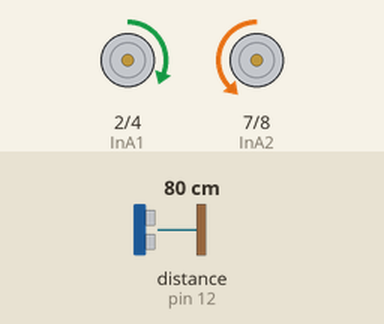
Bench run of a sketch on a simulated Arduino Uno, built with avr-gcc and run on an emulated ATmega328P. Parts: motor-driver pin pairs drawn as motors (green arrow = first pin HIGH = forward, orange = second pin HIGH = backward, longer = more drive, scaled by the enable pin). Wiring (inferred from the names in the program): ultrasonic range finder: trigger pin 11; echo pin 12. The test bench sets the inputs (shaded band); at power-on: distance to the obstacle (sensor on pin 12) 80 cm. The echo pulse lasts 58.3 µs per cm.

Above: at 1.2 s.
1.3 s: distance to the obstacle (sensor on pin 12) set to 38 cm
2.8 s: distance to the obstacle (sensor on pin 12) set to 31 cm
At 4.8 s:
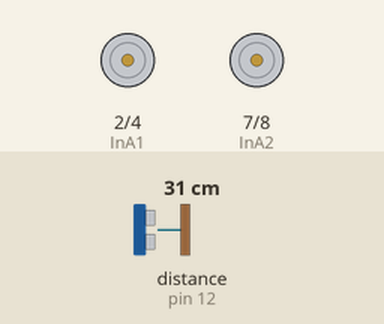
5.8 s: distance to the obstacle (sensor on pin 12) set to 60 cm
At 6.51 s:
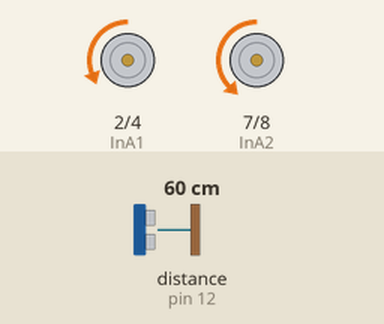
8.2 s: distance to the obstacle (sensor on pin 12) set to 2 cm
At 9.0 s:
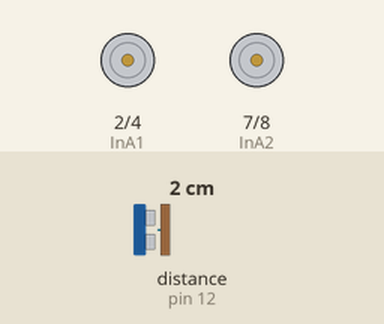
Timing chart, 0 to 12.2 s (numbered marks = the images above; inputs shaded):
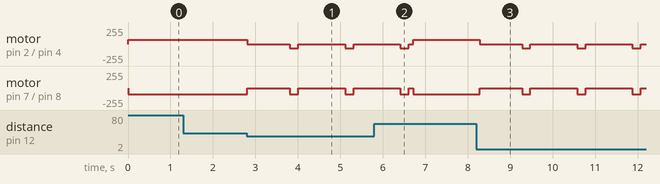

The sketch:

FourPinObstacleAvoidance.ino
```cpp
// Left motor
int InA1 = 2;
int InB1 = 4;
int PWM1 = 3;  //PWM1 connects to pin 3
int PWM1_val = 64; //(25% = 64; 50% = 127; 75% = 191; 100% = 255)

// Right motor
int InA2 = 7;
int InB2 = 8;
int PWM2 = 6;  //PWM2 connects to pin 6
int PWM2_val = 90; //(25% = 64; 50% = 127; 75% = 191; 100% = 255)

int trigPin = 11;    //Trig - green Jumper
int echoPin = 12;    //Echo - yellow Jumper
long duration, cm, inches;

void setup() {
  Serial.begin(9600);
  pinMode(InA2, OUTPUT);
  pinMode(InB2, OUTPUT);
  pinMode(PWM2, OUTPUT);
  pinMode(InA1, OUTPUT);
  pinMode(InB1, OUTPUT);
  pinMode(PWM1, OUTPUT);
  pinMode(trigPin, OUTPUT);
  pinMode(echoPin, INPUT);
}

void loop() {

  // The sensor is triggered by a HIGH pulse of 10 or more microseconds.
  // Give a short LOW pulse beforehand to ensure a clean HIGH pulse:
  digitalWrite(trigPin, LOW);
  delayMicroseconds(5);
  digitalWrite(trigPin, HIGH);
  delayMicroseconds(10);
  digitalWrite(trigPin, LOW);

  // Read the signal from the sensor: a HIGH pulse whose
  // duration is the time (in microseconds) from the sending
  // of the ping to the reception of its echo off of an object.
  pinMode(echoPin, INPUT);
  duration = pulseIn(echoPin, HIGH);

  // convert the time into a distance
  cm = (duration/2) / 29.1;
  inches = (duration/2) / 74;

  if(cm < 35)
  {
    bothStop();
    delay(1000);
    spinCounterClockwise();
    delay(200);
    bothStop();
  }
  else
  {
    bothForward();
  }

 // bothForward();

  delay(100);
/*
  Serial.print(inches);
  Serial.print("in, ");
  Serial.print(cm);
  Serial.print("cm");
  Serial.println();

  */
}

// Motor control function definitions
void rightForward() {
  digitalWrite(InA2, HIGH);
  digitalWrite(InB2, LOW);
  analogWrite(PWM2, PWM2_val);
}

void rightBackward() {
  digitalWrite(InA2, LOW);
  digitalWrite(InB2, HIGH);
  analogWrite(PWM2, PWM2_val);
}

void rightStop() {
  digitalWrite(InA2, LOW);
  digitalWrite(InB2, LOW);
  analogWrite(PWM2, 0);
}

void leftForward() {
  digitalWrite(InA1, HIGH);
  digitalWrite(InB1, LOW);
  analogWrite(PWM1, PWM1_val);
}

void leftBackward() {
  digitalWrite(InA1, LOW);
  digitalWrite(InB1, HIGH);
  analogWrite(PWM1, PWM1_val);
}

void leftStop() {
  digitalWrite(InA1, LOW);
  digitalWrite(InB1, LOW);
  analogWrite(PWM1, 0l);
}

void bothStop() {
  rightStop();
  leftStop();
}

void bothForward() {
  leftForward();
  rightBackward();
}

void bothBackward() {
  leftBackward();
  rightBackward();
}

void spinCounterClockwise(){
  rightBackward();
  leftBackward();
}

void spinClockwise(){
  rightBackward();
  leftForward();
}

// Ping function definitions

long microsecondsToInches(long microseconds) {
  // According to Parallax's datasheet for the PING))), there are 73.746
  // microseconds per inch (i.e. sound travels at 1130 feet per second).
  // This gives the distance travelled by the ping, outbound and return,
  // so we divide by 2 to get the distance of the obstacle.
  // See: http://www.parallax.com/dl/docs/prod/acc/28015-PING-v1.3.pdf
  return microseconds / 74 / 2;
}

long microsecondsToCentimeters(long microseconds) {
  // The speed of sound is 340 m/s or 29 microseconds per centimeter.
  // The ping travels out and back, so to find the distance of the object we
  // take half of the distance travelled.
  return microseconds / 29 / 2;
}
```

Measured:
- the behaviour switches between 36 and 35 cm on distance to the obstacle (sensor on pin 12) (found by bisection; images 0 and 1)
- after the input at 1.3 s, every drawn part: stays the same
- after the input at 2.8 s, motor on pin 2 (InA1) / pin 4 (InB1): alternates backward 64/255 for 0.20 s and stopped for 1.1 s, starting at once; motor on pin 7 (InA2) / pin 8 (InB2): alternates backward 90/255 for 0.20 s and stopped for 1.1 s, starting at once
- after the input at 8.2 s, motor on pin 2 (InA1) / pin 4 (InB1): alternates backward 64/255 for 0.20 s and stopped for 1.1 s, starting after 0.08 s; motor on pin 7 (InA2) / pin 8 (InB2): alternates backward 90/255 for 0.20 s and stopped for 1.1 s, starting after 0.08 s
